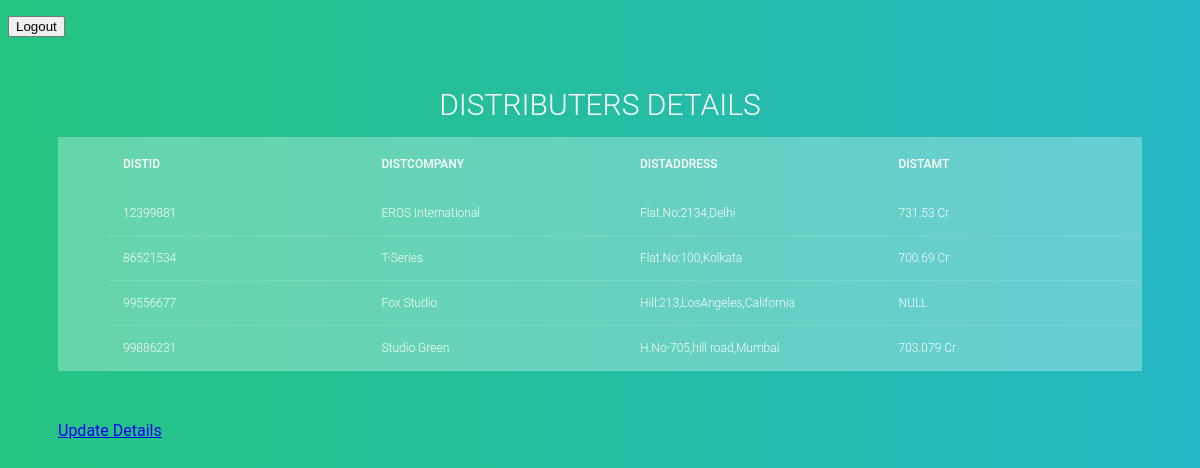
/distdetails.php, run on the app's committed database.
### tables this page shows
CREATE TABLE `distributer` (
  `DistID` int(11) NOT NULL,
  `DistCompany` varchar(20) NOT NULL,
  `DistAddress` varchar(30) NOT NULL,
  `DistAmt` varchar(11) NOT NULL
);

### distdetails.php (the view, shortened to what this page needs)
<!DOCTYPE html>
<html >
<head>
  <link rel="stylesheet" href="https://cdnjs.cloudflare.com/ajax/libs/meyer-reset/2.0/reset.min.css">
      <link rel="stylesheet" href="style2.css">
</head>
        <p>
			<form action="home2.html">
				<button>Logout</button>
			</form
		</p>
<body>
  <section>
  <h1>Distributers Details</h1>
  <div class="tbl-header">
	<?php
		require 'setUp.php';
		$sql = "select * from distributer";
		$result = $conn->query($sql);
		if (!($result->num_rows > 0)) {
			echo "0 results";
		} else {
	?>
    <table cellpadding="0" cellspacing="0" border="0">
      <thead>
		<tr>
			<th>DistID</th>
			<th>DistCompany</th>
			<th>DistAddress</th>
			<th>DistAmt</th>
		</tr>
		</thead>
          <tbody>
			<?php
				while($row = $result->fetch_assoc()) {
					echo "<tr>
						<td> {$row['DistID']}</a></td>
						<td>{$row['DistCompany']}</td>
						<td>{$row['DistAddress']}</td>
						<td>{$row['DistAmt']}</td>
						</tr>\n";
    				}
			?>
		</tbody>
          </table>
      </div>
	<?php
		}
	?>
    </section>
	<div>
		<a href ="distdetails1.php" >Update Details</a>
	</div>
</body>
</html>

### style2.css (style rules this page uses)
h1 { font-size: 30px; color: #fff; text-transform: uppercase; font-weight: 300; text-align: center; margin-bottom: 15px; }
table { width:100%; table-layout: fixed; }
.tbl-header { background-color: rgba(255,255,255,0.3); }
th { padding: 20px 15px; text-align: left; font-weight: 500; font-size: 12px; color: #fff; text-transform: uppercase; }
td { padding: 15px; text-align: left; vertical-align:middle; font-weight: 300; font-size: 12px; color: #fff; border-bottom: solid 1px rgba(255,255,255,0.1); }
body { background: -webkit-linear-gradient(left, #25c481, #25b7c4); background: linear-gradient(to right, #25c481, #25b7c4); font-family: 'Roboto', sans-serif; }
section { margin: 50px; }
div { padding-left: 50px; }

### data on the page
distributer: DistID "12399881", DistCompany "EROS International", DistAddress "Flat.No:2134,Delhi", DistAmt "731.53 Cr"
distributer: DistID "86521534", DistCompany "T-Series", DistAddress "Flat.No:100,Kolkata", DistAmt "700.69 Cr"
distributer: DistID "99556677", DistCompany "Fox Studio", DistAddress "Hill:213,LosAngeles,California", DistAmt "NULL"
distributer: DistID "99886231", DistCompany "Studio Green", DistAddress "H.No-705,hill road,Mumbai", DistAmt "703.079 Cr"
